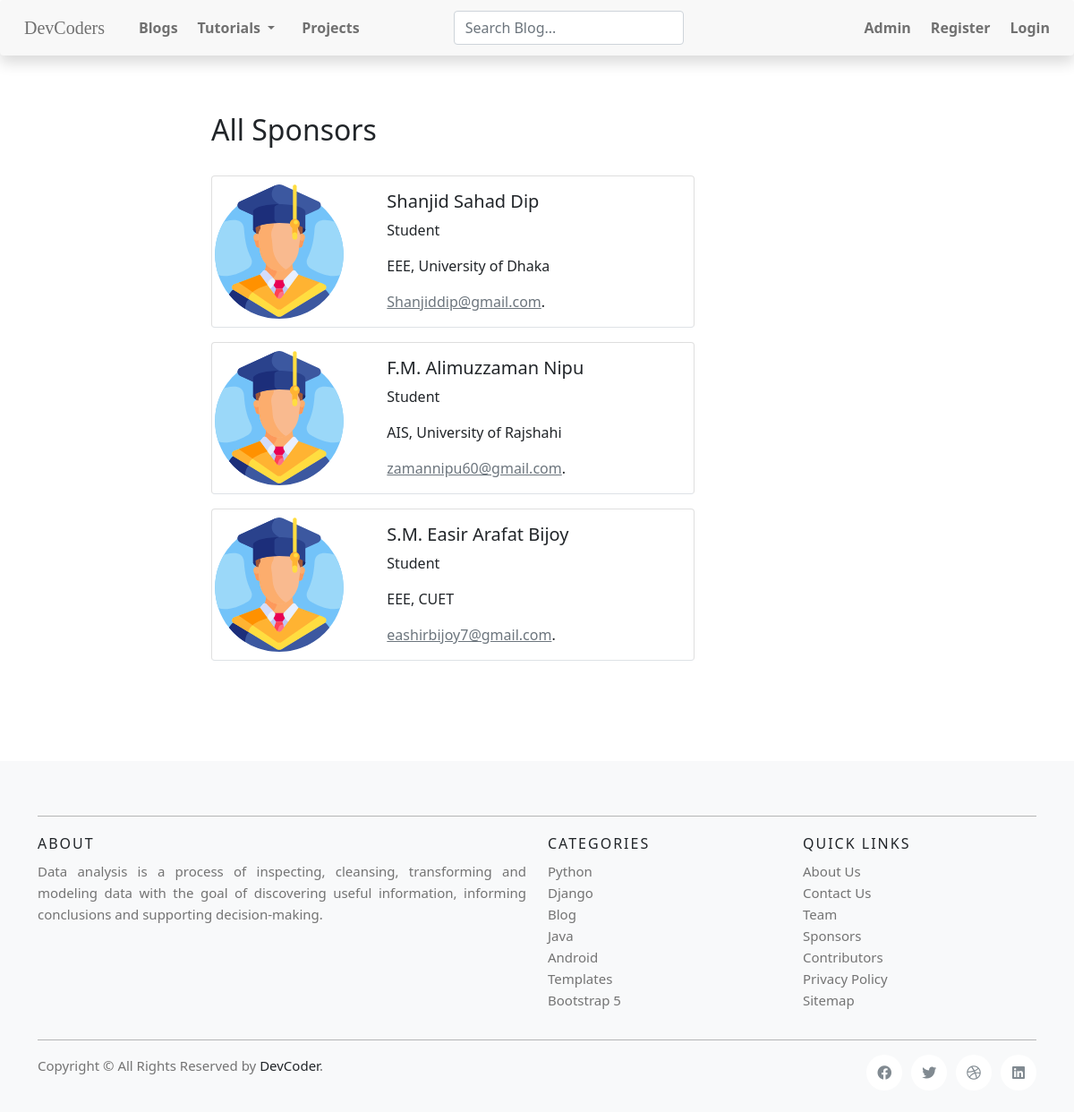
The app's page /sponsors with its own data.
### blog/models.py (models this page shows, shortened)
class SponsorDB(models.Model):
    name = models.CharField(max_length=50)
    position = models.CharField(max_length=50)
    study = models.CharField(max_length=50)
    email = models.EmailField(max_length=50)
    date = models.DateField(auto_now=timezone.now())

### blog/views.py (the view)
# urls.py: path('sponsors', views.sponsors, name='sponsors'),
def sponsors(request):
    data = SponsorDB.objects.all()
    context = {
        'sponsors_data': data,
    }
    return render(request, 'blog/sponsors.html', context=context)

### blog/templates/blog/sponsors.html
{% extends 'blog/base.html' %}
{% load static %}
{% block blog_detail_page %}
<div class="container">
    <h2 class="mb-4 pb-2">All Sponsors </h2>
    {% for info in sponsors_data %}
    <div class="card border-bottom mb-3" style="max-width: 540px;">
        <div class="row g-0">
            <div class="col-md-4">
                <img src="{% static 'blog/img/graduate.svg' %}" class="rounded-circle"
                    style="height: 100%; width: 150px;" alt="university graduate avatar">
            </div>
            <div class="col-md-8">
                <div class="card-body">
                    <h5 class="card-title">{{ info.name }}</h5>
                    <p class="card-text">{{ info.position }}</p>
                    <p class="card-text">{{ info.study }}</p>
                    <a href="mailto:{{ info.email }}" class="text-muted">{{ info.email }}</a>.<br>
                </div>
            </div>
        </div>
    </div>
    {% endfor %}
</div>
{% endblock blog_detail_page %}

### blog/static/blog/css/main.css (style rules this page uses)
* { margin: 0; padding: 0; background: transparent; }
body { font-family: Roboto, sans-serif; text-rendering: optimizeLegibility; background-color: #f3f2ef; background: transparent; background-repeat: no-repeat,repeat; background-size: cover; }

### records on screen
SponsorDB: name "Shanjid Sahad Dip", position "Student", study "EEE, University of Dhaka", email "Shanjiddip@gmail.com"
SponsorDB: name "F.M. Alimuzzaman Nipu", position "Student", study "AIS, University of Rajshahi", email "zamannipu60@gmail.com"
SponsorDB: name "S.M. Easir Arafat Bijoy", position "Student", study "EEE, CUET", email "eashirbijoy7@gmail.com"
